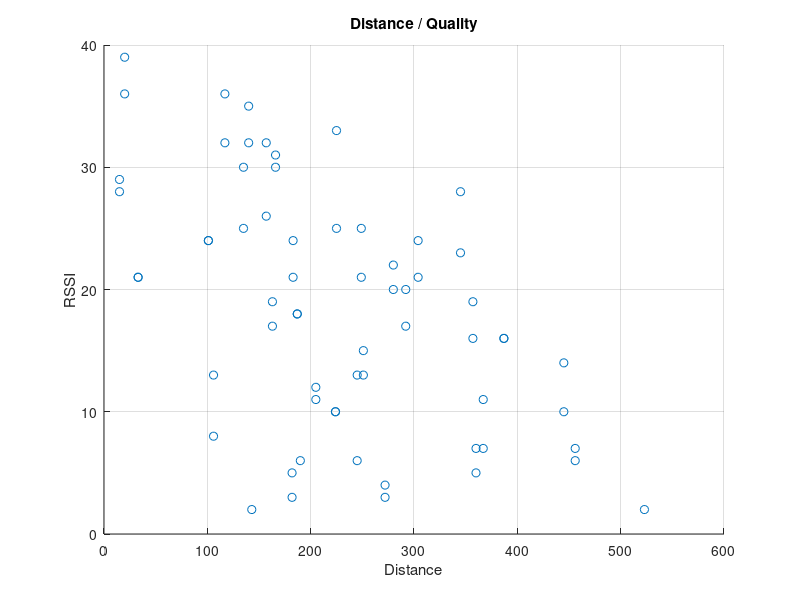

This figure's MATLAB source:
clear;

x = [357.0 456.0 225.0 292.0 345.0 304.0 224.0 292.0 280.0 272.0 117.0 205.0 166.0 251.0 163.0 157.0 225.0 245.0 117.0 140.0 249.0 135.0 33.0 20.0 345.0 140.0 205.0 367.0 183.0 15.0 357.0 101.0 157.0 224.0 20.0 387.0 187.0 106.0 101.0 456.0 245.0 280.0 445.0 15.0 106.0 163.0 33.0 182.0 387.0 304.0 445.0 249.0 166.0 367.0 360.0 523.0 143.0 272.0 182.0 187.0 190.0 135.0 251.0 183.0 360.0 ];
y = [16 7 25 17 23 21 10 20 22 4 32 12 31 15 19 32 33 13 36 35 25 30 21 39 28 32 11 7 24 28 19 24 26 10 36 16 18 8 24 6 6 20 10 29 13 17 21 5 16 24 14 21 30 11 7 2 2 3 3 18 6 25 13 21 5 ]; 

scatter(x, y);
grid on;
xlabel('Distance');
ylabel('RSSI');
title(['Distance / Quality']);
